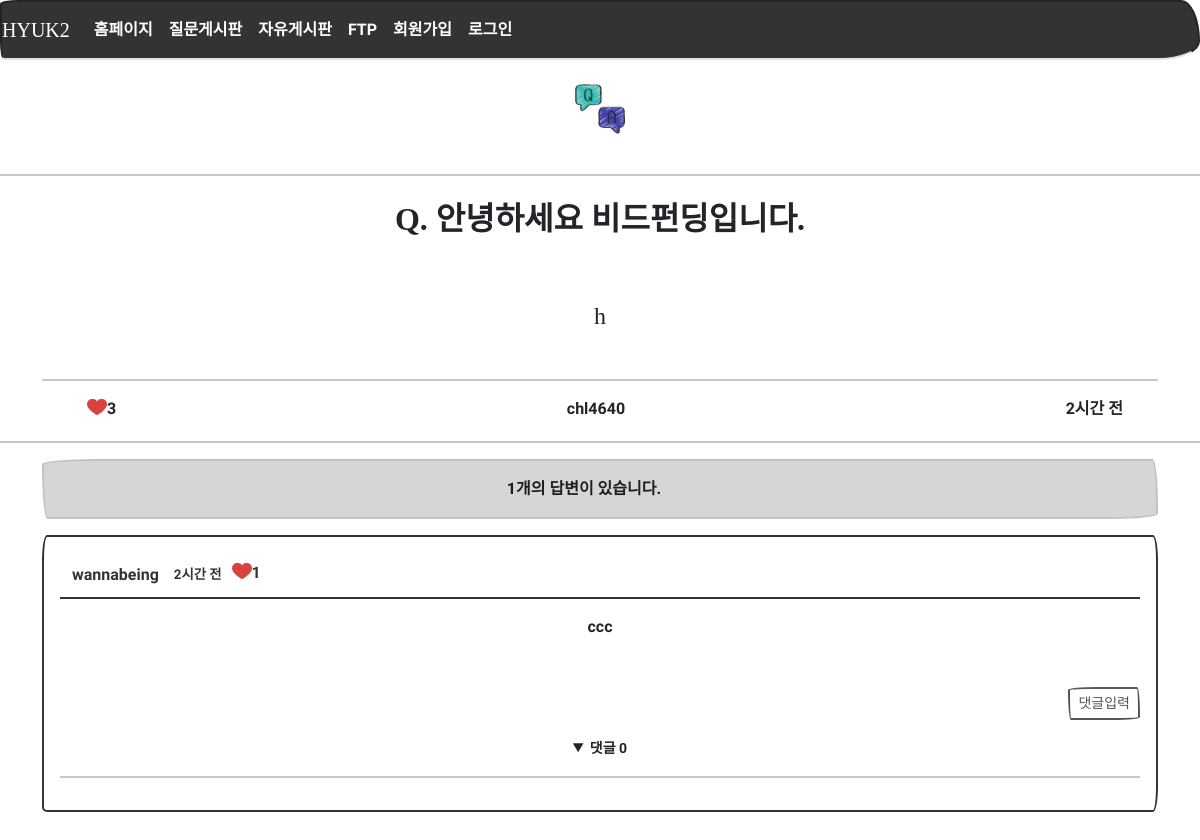
The app's page /question/detail/1/ with its own data.
### models.py (models this page shows)
class Question(db.Model):
    id = db.Column(db.Integer, primary_key=True)
    subject = db.Column(db.String(200), nullable=False)
    content = db.Column(db.Text(), nullable=False)
    create_date = db.Column(db.DateTime(), nullable=False)
    user_id = db.Column(db.Integer, db.ForeignKey('user.id', ondelete='CASCADE'), nullable=False)
    user = db.relationship('User', backref=db.backref('question_set'))
    modify_date = db.Column(db.DateTime(), nullable=True)
    hits = db.Column(db.Integer, nullable=False, default='0')
    voter = db.relationship('User', secondary=question_voter, backref=db.backref('question_voter_set'))

class User(db.Model):
    id = db.Column(db.Integer, primary_key=True)    # id는 자동으로 증가하는 User 모델의 기본키
    username = db.Column(db.String(150), unique=True, nullable=False)
    password = db.Column(db.String(200), nullable=False)
    name = db.Column(db.String(150), nullable=False)
    email = db.Column(db.String(120), unique=True, nullable=False)

class Answer(db.Model):
    id = db.Column(db.Integer, primary_key=True)
    question_id = db.Column(db.Integer, db.ForeignKey('question.id', ondelete='CASCADE'))
    question = db.relationship('Question', backref=db.backref('answer_set'))
    content = db.Column(db.Text(), nullable=False)
    create_date = db.Column(db.DateTime(), nullable=False)
    user_id = db.Column(db.Integer, db.ForeignKey('user.id', ondelete='CASCADE'), nullable=False)
    user = db.relationship('User', backref=db.backref('answer_set'))
    modify_date = db.Column(db.DateTime(), nullable=True)
    voter = db.relationship('User', secondary=answer_voter, backref=db.backref('answer_voter_set'))

### views/question_views.py (the view)
@bp.route('/detail/<int:question_id>/')
def detail(question_id):
    form = AnswerForm()
    question = Question.query.get_or_404(question_id)
    question.hits += 1
    db.session.add(question)
    db.session.commit()
    return render_template('question/question_detail.html', question=question, form=form)

### filter.py (called while the page is built)
def format_datetime(value, fmt='%m월 %d일'):
    now = datetime.now()
    time = now - value
    if time < timedelta(minutes=1):
        return '방금 전'
    elif time < timedelta(hours=1):
        return str(int(time.seconds / 60)) + '분 전'
    elif time < timedelta(days=1):
        return str(int(time.seconds / 3600)) + '시간 전'
    elif time < timedelta(days=7):
        time = datetime.now().date() - value.date()
        return str(time.days) + '일 전'
    else:
        return value.strftime(fmt)

### views/login_views.py (called while the page is built)
@bp.before_app_request
def logged_in_user():
    user_id = session.get('user_id')
    if user_id is None:
        g.user = None
    else:
        g.user = User.query.get(user_id)

### templates/question/question_detail.html (shortened to what this page needs)
{% extends 'base.html' %}
{% block content %}
        <div>
  	        <center>
  	            <br>
  	            <img src="{{ url_for('static',filename='images/aq.png') }}"
                     width="50" style="margin-left: auto; margin-right: auto; display: block;" />
  	            <br>
  	        <hr width="100%" color="black" />
  	    </div>
<div class="container my-3 text-center">
    <h2 class="py-2" style="font-weight:bolder">Q. {{ question.subject }}</h2> <br><br>
        <h4>{{ question.content }}</h4> <br><hr>
        <div class="d-flex justify-content-between detail_q_title">
            <div class="d-flex" style="margin: 0px 10px">
                {% if question.voter %}
                <a href="#" class="recommend"
                   data-uri="{{ url_for('vote.question', question_id=question.id) }}">
                    <img src="{{ url_for('static',filename='images/after_like.png') }}"
                         width="20" style="margin-left: auto; margin-right: auto; display: block;" />
                </a>
                {% else %}
                <a href="#" class="recommend"
                   data-uri="{{ url_for('vote.question', question_id=question.id) }}">
                    <img src="{{ url_for('static',filename='images/before_like.png') }}"
                         width="20" style="margin-left: auto; margin-right: auto; display: block;" />
                </a>
                {% endif %}
                <div class="bg-light text-center font-weight-bolder mb-1">
                    {{ question.voter|length }}
                </div>
            </div>
            <div class="d-flex">
            {{ question.user.username }}
            </div>
            <div class="d-flex">
            {% if question.modify_date %}
                <p>{{ question.modify_date|datetime }}(수정)</p>
            {% else %}
                {{ question.create_date|datetime }}
            {% endif %}
            </div>
        </div>
</div>
<hr width="100%" color="black" />
<div class="container my-3 text-center">
    <div class="alert alert-dismissible alert-primary">
        {% if question.answer_set|length == 0 %}
        <strong>아직 답변이 없습니다! 답변 해주시겠어요?</strong>
        {% else %}
        <strong>{{ question.answer_set|length }}개의 답변이 있습니다.</strong>
        {% endif %}
    </div>
    {% for answer in question.answer_set %}
    <div class="card my-3">
        <div class="card-body">
            <div class="toast-header">
                <div class="detail_answer_id_text">{{ answer.user.username }}</div>
                <div class="detail_answer_time_text">
                    {% if answer.modify_date %}
                        {{ answer.modify_date|datetime }}(수정)
                    {% else %}
                        {{ answer.create_date|datetime }}
                    {% endif %}
                </div>
                <div class="d-flex" style="margin: 0px 10px">
                    {% if answer.voter %}
                    <a href="#" class="recommend" data-uri="{{ url_for('vote.answer', answer_id=answer.id) }}">
                        <img src="{{ url_for('static',filename='images/after_like.png') }}"
                        width="20" style="margin-left: auto; margin-right: auto; display: block;" />
                    </a>
                    {% else %}
                    <a href="#" class="recommend" data-uri="{{ url_for('vote.answer', answer_id=answer.id) }}">
                        <img src="{{ url_for('static',filename='images/before_like.png') }}"
                        width="20" style="margin-left: auto; margin-right: auto; display: block;" />
                    </a>
                    {% endif %}
                    <div class="bg-light text-center font-weight-bolder mb-1">{{ answer.voter|length }}</div>
                </div>
            </div>
            <div class="card-body">
                {{ answer.content }}
            </div>
            <div class="my-3 d-flex justify-content-end">
                <a href="{{ url_for('comment.create_answer', answer_id=answer.id) }}"
                class="btn btn-sm btn-outline-secondary">댓글입력</a>
            </div>
            <div>
                <details open>
                    <summary>
                        <small>댓글 {{ answer.comment_set|length }}</small>
                    </summary>
                    <hr>
                </details>
            </div>
        </div>
    </div>
    {% endfor %}
</div> <br><br>
{% endblock %}

### static/css/style.css (style rules this page uses)
.detail_q_title { padding: 0px 35px; }
.detail_answer_id_text { font-weight: bolder; }
.detail_answer_time_text { margin-left: 15px; font-size: smaller; }

### records on screen
Question: subject "안녕하세요 비드펀딩입니다.", content "h", create_date "2시간 전"
User: user.username "chl4640"
Answer: user.username "wannabeing", create_date "2시간 전", voter|length "1", content "ccc", comment_set|length "0"

### other values on screen
{{ question.voter|length }} "3"
{{ question.answer_set|length }} "1"
